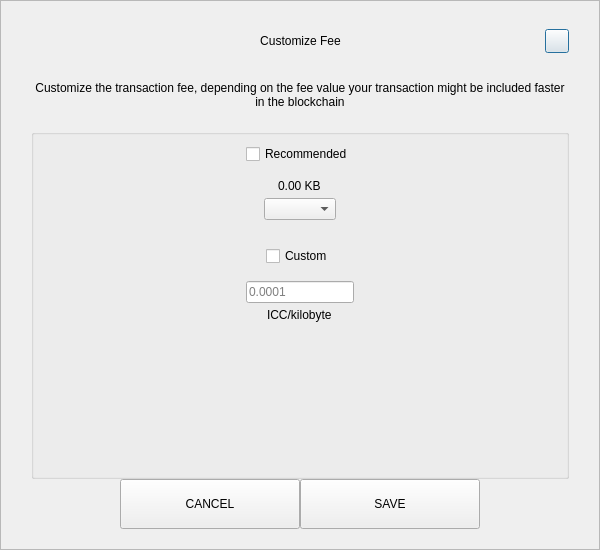
<?xml version="1.0" encoding="UTF-8"?>
<ui version="4.0">
 <class>SendCustomFeeDialog</class>
 <widget class="QDialog" name="SendCustomFeeDialog">
  <property name="geometry">
   <rect>
    <x>0</x>
    <y>0</y>
    <width>600</width>
    <height>550</height>
   </rect>
  </property>
  <property name="windowTitle">
   <string>Form</string>
  </property>
  <layout class="QVBoxLayout" name="verticalLayout_3">
   <property name="spacing">
    <number>0</number>
   </property>
   <property name="leftMargin">
    <number>0</number>
   </property>
   <property name="topMargin">
    <number>0</number>
   </property>
   <property name="rightMargin">
    <number>0</number>
   </property>
   <property name="bottomMargin">
    <number>0</number>
   </property>
   <item>
    <widget class="QFrame" name="frame">
     <property name="styleSheet">
      <string notr="true"/>
     </property>
     <property name="frameShape">
      <enum>QFrame::StyledPanel</enum>
     </property>
     <property name="frameShadow">
      <enum>QFrame::Raised</enum>
     </property>
     <layout class="QVBoxLayout" name="verticalLayout_2">
      <property name="spacing">
       <number>0</number>
      </property>
      <property name="leftMargin">
       <number>30</number>
      </property>
      <property name="topMargin">
       <number>20</number>
      </property>
      <property name="rightMargin">
       <number>30</number>
      </property>
      <property name="bottomMargin">
       <number>20</number>
      </property>
      <item>
       <layout class="QHBoxLayout" name="horizontalLayout_3">
        <property name="spacing">
         <number>0</number>
        </property>
        <item>
         <spacer name="horizontalSpacer_21">
          <property name="orientation">
           <enum>Qt::Horizontal</enum>
          </property>
          <property name="sizeHint" stdset="0">
           <size>
            <width>40</width>
            <height>20</height>
           </size>
          </property>
         </spacer>
        </item>
        <item>
         <widget class="QLabel" name="labelTitle">
          <property name="minimumSize">
           <size>
            <width>0</width>
            <height>40</height>
           </size>
          </property>
          <property name="maximumSize">
           <size>
            <width>16777215</width>
            <height>40</height>
           </size>
          </property>
          <property name="styleSheet">
           <string notr="true">padding-left:24px;</string>
          </property>
          <property name="text">
           <string>Customize Fee</string>
          </property>
          <property name="alignment">
           <set>Qt::AlignCenter</set>
          </property>
          <property name="margin">
           <number>7</number>
          </property>
         </widget>
        </item>
        <item>
         <spacer name="horizontalSpacer">
          <property name="orientation">
           <enum>Qt::Horizontal</enum>
          </property>
          <property name="sizeHint" stdset="0">
           <size>
            <width>40</width>
            <height>20</height>
           </size>
          </property>
         </spacer>
        </item>
        <item>
         <widget class="QPushButton" name="btnEsc">
          <property name="minimumSize">
           <size>
            <width>24</width>
            <height>24</height>
           </size>
          </property>
          <property name="maximumSize">
           <size>
            <width>24</width>
            <height>24</height>
           </size>
          </property>
          <property name="text">
           <string/>
          </property>
         </widget>
        </item>
       </layout>
      </item>
      <item>
       <spacer name="verticalSpacer_2">
        <property name="orientation">
         <enum>Qt::Vertical</enum>
        </property>
        <property name="sizeType">
         <enum>QSizePolicy::Fixed</enum>
        </property>
        <property name="sizeHint" stdset="0">
         <size>
          <width>20</width>
          <height>20</height>
         </size>
        </property>
       </spacer>
      </item>
      <item>
       <widget class="QLabel" name="labelMessage">
        <property name="text">
         <string>Customize the transaction fee, depending on the fee value your transaction might be included faster in the blockchain</string>
        </property>
        <property name="alignment">
         <set>Qt::AlignCenter</set>
        </property>
        <property name="wordWrap">
         <bool>true</bool>
        </property>
       </widget>
      </item>
      <item>
       <spacer name="verticalSpacer_3">
        <property name="orientation">
         <enum>Qt::Vertical</enum>
        </property>
        <property name="sizeType">
         <enum>QSizePolicy::Fixed</enum>
        </property>
        <property name="sizeHint" stdset="0">
         <size>
          <width>20</width>
          <height>20</height>
         </size>
        </property>
       </spacer>
      </item>
      <item>
       <widget class="QGroupBox" name="groupBox">
        <property name="title">
         <string/>
        </property>
        <layout class="QVBoxLayout" name="verticalLayout">
         <property name="leftMargin">
          <number>12</number>
         </property>
         <property name="rightMargin">
          <number>12</number>
         </property>
         <item>
          <layout class="QVBoxLayout" name="verticalLayout_4">
           <property name="spacing">
            <number>5</number>
           </property>
           <item alignment="Qt::AlignHCenter">
            <widget class="QCheckBox" name="checkBoxRecommended">
             <property name="text">
              <string>Recommended</string>
             </property>
            </widget>
           </item>
           <item>
            <spacer name="verticalSpacer_5">
             <property name="orientation">
              <enum>Qt::Vertical</enum>
             </property>
             <property name="sizeType">
              <enum>QSizePolicy::Fixed</enum>
             </property>
             <property name="sizeHint" stdset="0">
              <size>
               <width>20</width>
               <height>10</height>
              </size>
             </property>
            </spacer>
           </item>
           <item alignment="Qt::AlignHCenter">
            <widget class="QLabel" name="labelFee">
             <property name="text">
              <string>0.00 KB</string>
             </property>
            </widget>
           </item>
           <item alignment="Qt::AlignHCenter">
            <widget class="QComboBox" name="comboBoxRecommended"/>
           </item>
          </layout>
         </item>
         <item>
          <spacer name="verticalSpacer">
           <property name="orientation">
            <enum>Qt::Vertical</enum>
           </property>
           <property name="sizeType">
            <enum>QSizePolicy::Fixed</enum>
           </property>
           <property name="sizeHint" stdset="0">
            <size>
             <width>20</width>
             <height>20</height>
            </size>
           </property>
          </spacer>
         </item>
         <item>
          <layout class="QVBoxLayout" name="verticalLayout_5">
           <property name="spacing">
            <number>5</number>
           </property>
           <item alignment="Qt::AlignHCenter">
            <widget class="QCheckBox" name="checkBoxCustom">
             <property name="text">
              <string>Custom</string>
             </property>
            </widget>
           </item>
           <item>
            <spacer name="verticalSpacer_6">
             <property name="orientation">
              <enum>Qt::Vertical</enum>
             </property>
             <property name="sizeType">
              <enum>QSizePolicy::Fixed</enum>
             </property>
             <property name="sizeHint" stdset="0">
              <size>
               <width>20</width>
               <height>10</height>
              </size>
             </property>
            </spacer>
           </item>
           <item alignment="Qt::AlignHCenter">
            <widget class="QLineEdit" name="lineEditCustomFee">
             <property name="placeholderText">
              <string notr="true">0.0001</string>
             </property>
            </widget>
           </item>
           <item alignment="Qt::AlignHCenter">
            <widget class="QLabel" name="labelCustomFee">
             <property name="text">
              <string>ICC/kilobyte</string>
             </property>
            </widget>
           </item>
          </layout>
         </item>
         <item>
          <spacer name="verticalSpacer_4">
           <property name="orientation">
            <enum>Qt::Vertical</enum>
           </property>
           <property name="sizeHint" stdset="0">
            <size>
             <width>20</width>
             <height>40</height>
            </size>
           </property>
          </spacer>
         </item>
        </layout>
       </widget>
      </item>
      <item>
       <layout class="QHBoxLayout" name="horizontalLayout" stretch="1,2,2,1">
        <item>
         <spacer name="horizontalSpacer1">
          <property name="orientation">
           <enum>Qt::Horizontal</enum>
          </property>
          <property name="sizeHint" stdset="0">
           <size>
            <width>40</width>
            <height>20</height>
           </size>
          </property>
         </spacer>
        </item>
        <item>
         <widget class="QPushButton" name="btnCancel">
          <property name="minimumSize">
           <size>
            <width>180</width>
            <height>50</height>
           </size>
          </property>
          <property name="focusPolicy">
           <enum>Qt::NoFocus</enum>
          </property>
          <property name="text">
           <string>CANCEL</string>
          </property>
         </widget>
        </item>
        <item>
         <widget class="QPushButton" name="btnSave">
          <property name="minimumSize">
           <size>
            <width>180</width>
            <height>50</height>
           </size>
          </property>
          <property name="focusPolicy">
           <enum>Qt::NoFocus</enum>
          </property>
          <property name="text">
           <string>SAVE</string>
          </property>
         </widget>
        </item>
        <item>
         <spacer name="horizontalSpacer_2">
          <property name="orientation">
           <enum>Qt::Horizontal</enum>
          </property>
          <property name="sizeHint" stdset="0">
           <size>
            <width>40</width>
            <height>20</height>
           </size>
          </property>
         </spacer>
        </item>
       </layout>
      </item>
     </layout>
    </widget>
   </item>
  </layout>
 </widget>
 <resources/>
 <connections/>
</ui>
